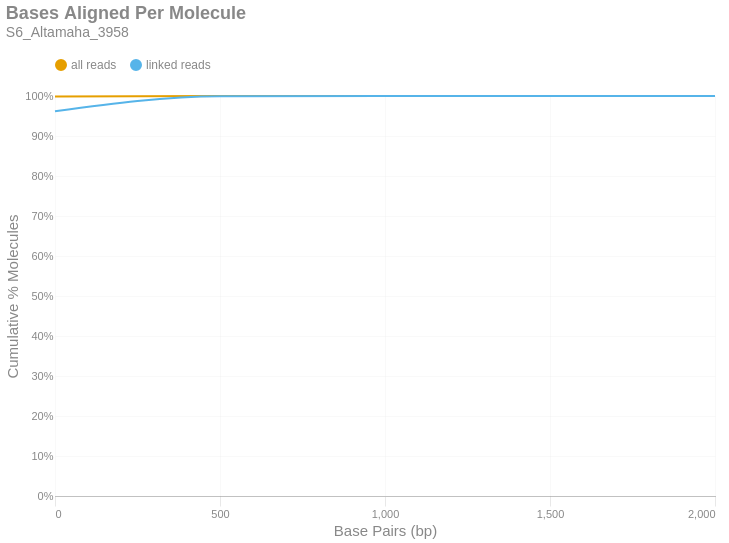

The cell this chart's notebook holds for it:
### Markdown cell above
### Bases Aligned Per Molecule
This is a cumulative frequency distribution showing the number of base pairs aligned per unique molecule. These data are shown in 500 bp bins. There are two distributions: one with `all reads` (yellow) and another with only `linked reads` (blue). The percent of molecules in the `linked reads` distribution is relative to the total number of linked molecules.

### Code cell
if SKIPLR:
    print_html(f"Skipped")
else:
    binned_df = consolidated_hist(valids['aligned_bp'], mask, 500, True)
    with SafeRender(binned_df):
        (
            density_plot(binned_df, 'Bases Aligned Per Molecule', samplename, 'basesper')
            .encode(
                x=alt.X('bin:Q', title="Base Pairs (bp)").axis(tickMinStep=500).scale(padding=0),
                y=alt.Y('value:Q', title='Cumulative % Molecules')
                    .axis(format='%')
                    .scale(domain = [0,1])
                    .stack(False),
                color=alt.Color("key:N").scale(domain = ["all reads", "linked reads"]),
                tooltip = [
                    alt.Tooltip("key:N", title = "Data Type"),
                    alt.Tooltip("range_label:N", title="Bases Aligned Per Molecule"),
                    alt.Tooltip("value:Q", format = ".2%", title="% Molecules (Cum.)")
                ]
            )
        ).display()

### Figure 1 — Vega-Lite specification as saved in the notebook (floating-point values rounded to 4 significant figures)
{"width": "container", "height": 400, "config": {"title": {"anchor": "start", "dy": -15, "fontSize": 18, "color": "#888888", "subtitleColor": "#888888", "subtitleFontSize": 14}, "arc": {"fill": "#0072B2"}, "axis": {"domainColor": "#888888", "domainWidth": 0.5, "gridWidth": 0.2, "grid": false, "titleFontWeight": 400, "titleFontSize": 15, "labelFontSize": 11, "labelColor": "#888888", "tickColor": "#888888", "tickWidth": 0.2, "titleColor": "#888888"}, "axisBand": {"grid": false}, "axisX": {"grid": true, "tickSize": 10, "domainCap": "round"}, "axisY": {"domain": false, "grid": true, "tickSize": 0, "domainCap": "round"}, "background": "transparent", "header": {"labelFontSize": 15, "labelColor": "#888888", "titleFontSize": 15, "titleFontWeight": 600, "titleColor": "#888888"}, "legend": {"labelFont": "sans-serif", "labelFontSize": 12, "labelColor": "#888888", "symbolSize": 100, "symbolType": "circle", "titleFontSize": 12, "titlePadding": 10, "titleColor": "#888888", "title": null, "orient": "top"}, "range": {"category": ["#E69F00", "#56B4E9", "#009E73", "#F0E442", "#0072B2", "#D55E00", "#CC79A7", "#000000"], "diverging": ["#cfe8f3", "#a2d4ec", "#73bfe2", "#46abdb", "#1696d2", "#12719e"]}, "area": {"fill": "#0072B2", "fillOpacity": 0.7, "line": true, "strokeOpacity": 0.7}, "line": {"color": "#0072B2", "stroke": "#0072B2", "strokeWidth": 2}, "trail": {"color": "#0072B2", "stroke": "#0072B2", "strokeWidth": 0, "size": 1}, "point": {"filled": true, "fillOpacity": 1.0, "size": 95}, "text": {"color": "#888888", "fontSize": 11, "align": "right", "fontWeight": 400, "size": 11}, "bar": {"fill": "#0072B2", "stroke": null}, "view": {"stroke": null, "continuousWidth": 660, "continuousHeight": 400}}, "data": {"name": "data-83b99b26ff7b11acec15b30b805feaf2"}, "mark": {"type": "line", "interpolate": "monotone", "point": {"opacity": 0, "size": 275}}, "encoding": {"color": {"field": "key", "scale": {"domain": ["all reads", "linked reads"]}, "type": "nominal"}, "tooltip": [{"field": "key", "title": "Data Type", "type": "nominal"}, {"field": "range_label", "title": "Bases Aligned Per Molecule", "type": "nominal"}, {"field": "value", "format": ".2%", "title": "% Molecules (Cum.)", "type": "quantitative"}], "x": {"axis": {"tickMinStep": 500}, "field": "bin", "scale": {"padding": 0}, "title": "Base Pairs (bp)", "type": "quantitative"}, "y": {"axis": {"format": "%"}, "field": "value", "scale": {"domain": [0, 1]}, "stack": false, "title": "Cumulative % Molecules", "type": "quantitative"}}, "params": [{"name": "param_c36ac31b6afebe62", "select": {"type": "point", "fields": ["key"]}, "bind": "legend"}], "title": {"text": "Bases Aligned Per Molecule", "subtitle": "S6_Altamaha_3958"}, "transform": [{"fold": ["all reads (cumsum)", "linked reads (cumsum)"]}, {"calculate": "replace(datum.key, ' (cumsum)', '')", "as": "key"}, {"filter": {"param": "param_c36ac31b6afebe62"}}], "usermeta": {"embedOptions": {"downloadFileName": "S6_Altamaha_3958.basesper"}}, "$schema": "https://vega.github.io/schema/vega-lite/v6.1.0.json", "datasets": {"data-83b99b26ff7b11acec15b30b805feaf2": [{"bin": "0.0", "interval": "0.0-500.0", "all reads": 0.9991, "linked reads": 0.9618, "all reads (cumsum)": 0.9991, "linked reads (cumsum)": 0.9618, "range_label": "0-499"}, {"bin": "500.0", "interval": "500.0-1000.0", "all reads": 0.0009214, "linked reads": 0.03757, "all reads (cumsum)": 1.0, "linked reads (cumsum)": 0.9994, "range_label": "500-999"}, {"bin": "1000.0", "interval": "1000.0-1500.0", "all reads": 1.46e-05, "linked reads": 0.0005183, "all reads (cumsum)": 1.0, "linked reads (cumsum)": 0.9999, "range_label": "1000-1499"}, {"bin": "1500.0", "interval": "1500.0-2000.0", "all reads": 1.328e-06, "linked reads": 5.758e-05, "all reads (cumsum)": 1.0, "linked reads (cumsum)": 0.9999, "range_label": "1500-1999"}, {"bin": "2000.0", "interval": "2000.0-2500.0", "all reads": 1.328e-06, "linked reads": 5.758e-05, "all reads (cumsum)": 1.0, "linked reads (cumsum)": 1.0, "range_label": "2000-2499"}]}}
